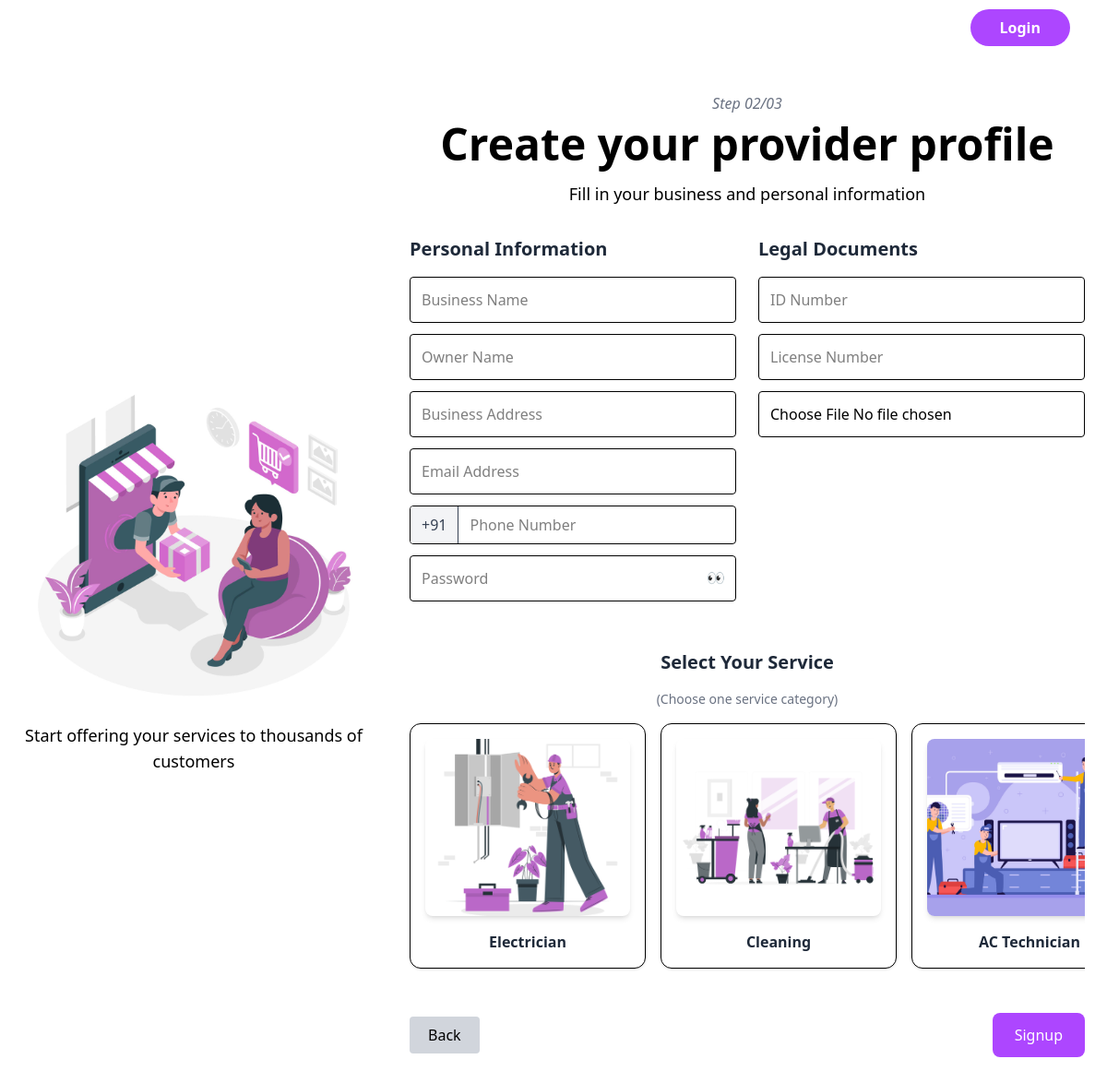
/Signup_Login/signup-provider.php, run on the app's committed database.
### tables this page shows
CREATE TABLE `service` (
  `service_id` int(11) NOT NULL,
  `service_name` varchar(20) NOT NULL,
  `image` text NOT NULL
);

### Signup_Login/signup-provider.php (the view, shortened to what this page needs)
<?php
require_once "connection.php";
$services = [];
$service_query = mysqli_query($conn, "SELECT * FROM service");
while ($service = mysqli_fetch_assoc($service_query)) {
  $services[] = $service;
}
?>
<!DOCTYPE html>
<html lang="en">
<head>
  <script src="https://cdn.jsdelivr.net/npm/@tailwindcss/browser@4"></script>
</head>
<body class="h-screen overflow-y-auto">
  <nav class="w-full h-15 flex items-center justify-between px-3 lg:px-10 bg-white sticky top-0 z-50">
    <img src="./images/logo.png" alt="Logo" class="h-20 w-20 lg:h-30 lg:w-30 md:h-25 md:w-25" />
    <a href="./login.php">
      <button class="bg-purple-500 px-3 py-1 rounded-full lg:px-8 lg:py-2 lg:font-semibold text-white">Login</button>
    </a>
  </nav>
  <main class="lg:flex max-h-screen w-full">
    <div class="lg:flex lg:w-[35%] xl:w-2/6 flex-col items-center justify-center p-2 bg-white">
      <div class="img1 w-[90%]">
        <img src="./images/4706264.jpg" alt="Provider Signup" />
      </div>
      <p class="hidden lg:flex lg:justify-center mt-3 text-center text-sm lg:text-lg w-full">
        Start offering your services to thousands of customers
      </p>
    </div>
    <div class="w-full lg:w-[65%] xl:w-4/6 px-6 py-6 lg:py-10 overflow-y-auto h-full scrollbar-hide">
      <p class="text-gray-500 text-sm mb-2 lg:text-base italic text-center">Step 02/03</p>
      <h1 class="text-3xl lg:text-5xl font-bold text-center mb-4">Create your provider profile</h1>
      <p class="mb-8 text-center text-base lg:text-lg">Fill in your business and personal information</p>
      <form method="POST" action="" enctype="multipart/form-data" class="w-full max-w-5xl mx-auto">
        <div class="grid grid-cols-1 lg:grid-cols-2 gap-6">
          <div>
            <h2 class="text-xl font-semibold mb-4 text-gray-800">Personal Information</h2>
            <div class="mb-3">
              <input id="businessName" name="businessName" type="text" placeholder="Business Name"
                class="w-full p-3 border rounded capitalize" required>
            </div>
            <div class="mb-3">
              <input id="ownerName" name="ownerName" type="text" placeholder="Owner Name"
                class="w-full p-3 border rounded capitalize" required>
            </div>
            <div class="mb-3">
              <input id="businessAddress" name="businessAddress" type="text" placeholder="Business Address"
                class="w-full p-3 border rounded capitalize" required>
            </div>
            <div class="mb-3">
              <input id="email" name="email" type="email" placeholder="Email Address"
                class="w-full p-3 border rounded" required>
            </div>
            <div class="flex items-center border rounded mb-3 w-full max-w-md overflow-hidden">
              <span class="px-3 py-2 bg-gray-100 text-gray-700 border-r">+91</span>
              <input type="tel" name="phone" placeholder="Phone Number"
                class="px-3 py-2 w-full focus:outline-none" required />
            </div>
            <div class="mb-3 relative">
              <input id="password" name="password" type="password" placeholder="Password"
                class="w-full p-3 border rounded pr-10" required>
              <span onclick="togglePassword()" class="absolute right-3 top-3 cursor-pointer text-gray-500">👀</span>
            </div>
          </div>
          <div>
            <h2 class="text-xl font-semibold mb-4 text-gray-800">Legal Documents</h2>
            <div class="mb-3">
              <input id="idNumber" name="idNumber" type="text" placeholder="ID Number"
                class="w-full p-3 border rounded" required>
            </div>
            <div class="mb-3">
              <input id="licenseNumber" name="licenseNumber" type="text" placeholder="License Number"
                class="w-full p-3 border rounded">
            </div>
            <div class="mb-3">
              <input id="documentUpload" name="documentUpload" type="file"
                class="w-full p-3 border rounded" accept=".pdf,.jpg,.jpeg,.png">
            </div>
          </div>
        </div>
        <div class="mt-10">
          <h2 class="text-xl font-semibold mb-4 text-gray-800 text-center">Select Your Service</h2>
          <p class="text-sm text-gray-500 text-center mb-4">(Choose one service category)</p>
          <div class="services-container overflow-x-auto whitespace-nowrap pb-4">
            <div class="inline-flex space-x-4">
              <?php foreach ($services as $service): ?>
                <div class="service-card border rounded-xl shadow p-4 bg-white inline-block w-64"
                  onclick="selectService(this, '<?php echo htmlspecialchars($service['service_name']); ?>')">
                  <img src="/serviceHub/Admin/img/<?php echo htmlspecialchars($service['image']); ?>"
                    alt="<?php echo htmlspecialchars($service['service_name']); ?>"
                    class="w-full h-48 object-cover mb-4 rounded-lg shadow-md transition-transform duration-300 hover:scale-105">
                  <h3 class="font-bold text-gray-800 text-center"><?php echo htmlspecialchars($service['service_name']); ?></h3>
                </div>
              <?php endforeach; ?>
            </div>
          </div>
        </div>
        <div class="mt-8 flex justify-between items-center">
          <button type="button" onclick="goBackToStep1()" class="bg-gray-300 px-5 py-2 rounded">Back</button>
          <button type="submit" class="bg-purple-500 text-white px-6 py-3 rounded-lg hover:bg-purple-600 transition">
            Signup
          </button>
        </div>
      </form>
    </div>
  </main>
</body>
</html>

### Signup_Login/signup-provider.php (style rules this page uses)
.service-card { transition: all 0.3s ease; cursor: pointer; }
.services-container { scrollbar-width: thin; scrollbar-color: #8b5cf6 #f3f4f6; }

### data on the page
service: image (picture), service_name "Electrician"
service: image (picture), service_name "Cleaning"
service: image (picture), service_name "AC Technician"
